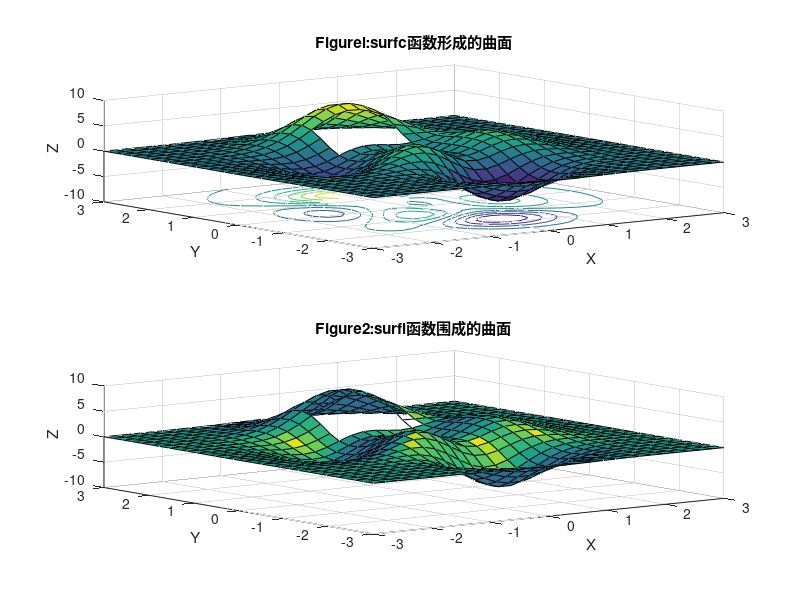

Here is the MATLAB script that generated this plot:
% PEAKS函数曲线
function Example21
h0=figure('toolbar','none',...
    'position',[200 100 450 450],...
    'name','Example21');
[x,y,z]=peaks(30);
subplot(2,1,1)
x=x(1,:);
y=y(:,1);
i=find(y>0.8&y<1.2);
j=find(x>-0.6&x<0.5);
z(i,j)=nan*z(i,j);
surfc(x,y,z)
xlabel('X');
ylabel('Y');
zlabel('Z');
title('Figurel:surfc函数形成的曲面')
subplot(2,1,2)
x=x(1,:);
y=y(:,1);
i=find(y>0.8&y<1.2);
j=find(x>-0.6&x<0.5);
z(i,j)=nan*z(i,j);
surfl(x,y,z)
xlabel('X');
ylabel('Y');
zlabel('Z');
title('Figure2:surfl函数围成的曲面')